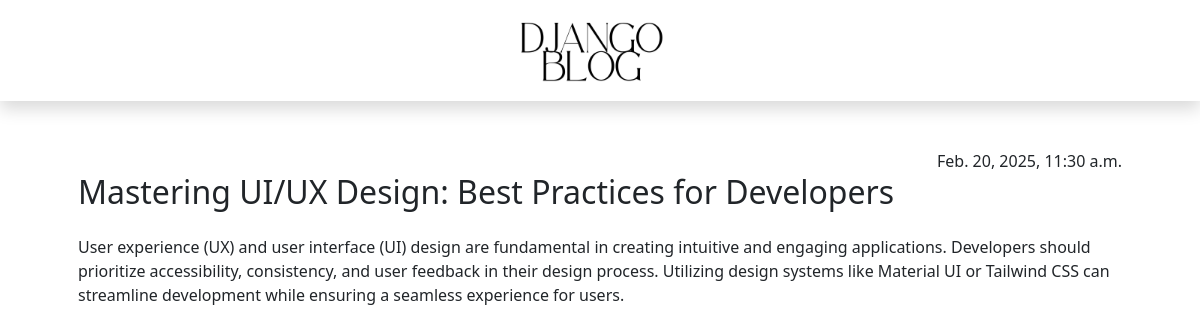
The page /blog/detail/2/ on the database its author committed.
### blog/models.py (models this page shows, shortened)
class Post(models.Model):
    author = models.ForeignKey(settings.AUTH_USER_MODEL, on_delete=models.CASCADE)
    title = models.CharField(max_length=200)
    text = models.TextField()
    created_date = models.DateTimeField(default=timezone.now)
    published_date = models.DateTimeField(blank=True, null=True)

### blog/views.py (the view)
# urls.py: path('detail/<int:pk>/', views.new_detail, name='new_detail'),
def new_detail(request, pk):
    post = get_object_or_404(Post, pk=pk)
    return render(request, 'new/new_detail.html', {'post': post})

### blog/templates/new/new_detail.html
{% extends 'new/base.html' %}
{% block content %}
    <article class="post">
        <div class="container px-5 py-5">
            {% if post.published_date %}
                <time class="date d-block text-end">
                    {{ post.published_date }}
                </time>
            {% endif %}
            <h2 class="pb-3">{{ post.title }}</h2>
            <p>{{ post.text|linebreaksbr }}</p>
        </div>
    </article>
{% endblock %}

### rows shown on the page
Post: published_date "Feb. 20, 2025, 11:30 a.m.", title "Mastering UI/UX Design: Best Practices for Developers", text "User experience (UX) and user interface (UI) design are fundamental in creating intuitive and engaging applications. Developers should prioritize accessibility, consistency, and user feedback in their design process. Utilizing design systems like Material UI or Tailwind CSS can streamline development while ensuring a seamless experience for users."
